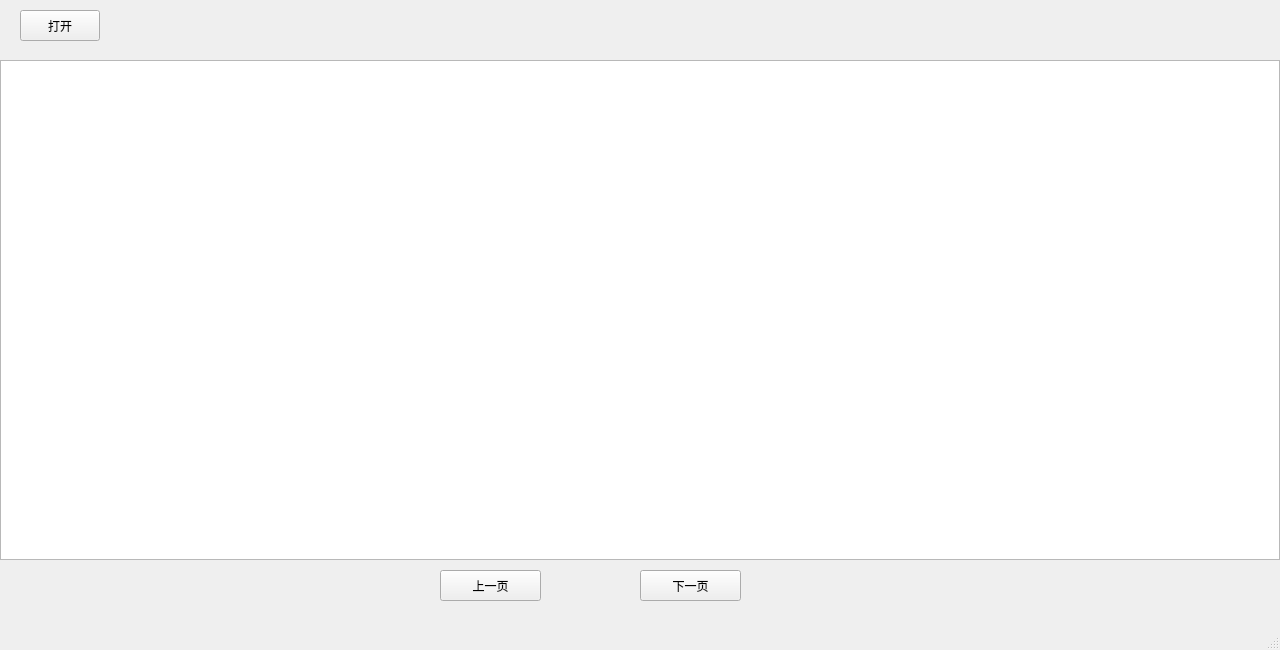
<?xml version="1.0" encoding="UTF-8"?>
<ui version="4.0">
 <class>MainWindow</class>
 <widget class="QMainWindow" name="MainWindow">
  <property name="geometry">
   <rect>
    <x>0</x>
    <y>0</y>
    <width>1280</width>
    <height>650</height>
   </rect>
  </property>
  <property name="windowTitle">
   <string>MainWindow</string>
  </property>
  <widget class="QWidget" name="centralwidget">
   <widget class="QListWidget" name="listWidget">
    <property name="geometry">
     <rect>
      <x>0</x>
      <y>60</y>
      <width>1280</width>
      <height>500</height>
     </rect>
    </property>
   </widget>
   <widget class="QPushButton" name="open_file">
    <property name="geometry">
     <rect>
      <x>20</x>
      <y>10</y>
      <width>80</width>
      <height>31</height>
     </rect>
    </property>
    <property name="text">
     <string>打开</string>
    </property>
   </widget>
   <widget class="QLabel" name="file_path">
    <property name="geometry">
     <rect>
      <x>120</x>
      <y>10</y>
      <width>661</width>
      <height>31</height>
     </rect>
    </property>
    <property name="text">
     <string/>
    </property>
   </widget>
   <widget class="QPushButton" name="last_btn">
    <property name="geometry">
     <rect>
      <x>440</x>
      <y>570</y>
      <width>101</width>
      <height>31</height>
     </rect>
    </property>
    <property name="text">
     <string>上一页</string>
    </property>
   </widget>
   <widget class="QPushButton" name="next_btn">
    <property name="geometry">
     <rect>
      <x>640</x>
      <y>570</y>
      <width>101</width>
      <height>31</height>
     </rect>
    </property>
    <property name="text">
     <string>下一页</string>
    </property>
   </widget>
  </widget>
  <widget class="QMenuBar" name="menubar">
   <property name="geometry">
    <rect>
     <x>0</x>
     <y>0</y>
     <width>1280</width>
     <height>21</height>
    </rect>
   </property>
  </widget>
  <widget class="QStatusBar" name="statusbar"/>
 </widget>
 <resources/>
 <connections/>
</ui>
